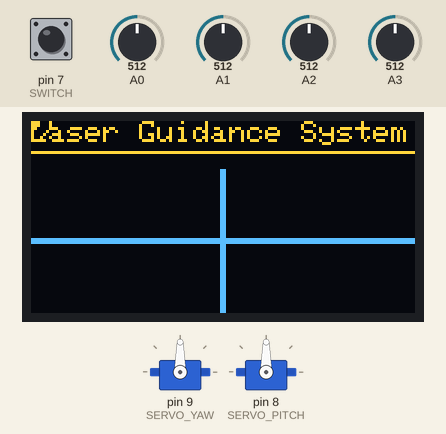
Simulated run of this sketch. Board: Arduino Uno, built with avr-gcc and run on an emulated ATmega328P. Parts: 2 × servo, 128×64 one-colour display. Inputs (shaded band) come from the test bench; at power-on: pin 7 (SWITCH) LOW, A0 = 512, A1 = 512, A2 = 512, A3 = 512. The OLED is the two-colour kind (top 16 rows yellow); what the sketch prints to the serial monitor is not drawn.

Above: at 72.5 s.

The sketch:

LaserGuidance_Mk_1.ino
```cpp
/**************************************************************************
File: LaserGuidance_Mk_1
Author: Richard McManus
Date: April, 2023
 **************************************************************************/

#include <SPI.h>
#include <Wire.h>
#include <Adafruit_GFX.h>
#include <Adafruit_SSD1306.h>
#include <Servo.h>
#include "opr5925.h"
#define SCREEN_WIDTH 128 // OLED display width, in pixels
#define SCREEN_HEIGHT 64 // OLED display height, in pixels
// Declaration for an SSD1306 display connected to I2C (SDA, SCL pins)
// The pins for I2C are defined by the Wire-library.
// On our Seeeduino SAMD21: A4(SDA), A5(SCL)
// On an arduino UNO:       A4(SDA), A5(SCL)
// On an arduino MEGA 2560: 20(SDA), 21(SCL)
// On an arduino LEONARDO:   2(SDA),  3(SCL), ...
#define OLED_RESET     -1 // Reset pin # (or -1 if sharing micro reset pin)
#define SCREEN_ADDRESS 0x3C ///< See datasheet for Address; 0x3D for 128x64, 0x3C for 128x32
#define PHOTO_1 A2 // First photodiode
#define PHOTO_2 A0
#define PHOTO_3 A1
#define PHOTO_4 A3
#define SERVO_YAW 9
#define SERVO_PITCH 8
#define SWITCH 7

Adafruit_SSD1306 display(SCREEN_WIDTH, SCREEN_HEIGHT, &Wire, OLED_RESET); // Initialize Display
opr5925 quad_photo(PHOTO_1, PHOTO_2, PHOTO_3, PHOTO_4);
Servo servo_yaw;
Servo servo_pitch;
void setup() {
  servo_yaw.attach(SERVO_YAW);
  servo_pitch.attach(SERVO_PITCH);
  servo_yaw.write(90);
  servo_pitch.write(90);
  pinMode(SWITCH, INPUT);
  Serial.begin(115200);

  // SSD1306_SWITCHCAPVCC = generate display voltage from 3.3V internally
  if(!display.begin(SSD1306_SWITCHCAPVCC, SCREEN_ADDRESS)) {
    Serial.println(F("SSD1306 allocation failed"));
    for(;;); // Don't proceed, loop forever
  }

  // Clear the buffer
  display.clearDisplay();
  quad_photo.zero(250);
}

int i = 0;
int j = 22;
float x;
float y;
int photo_1;
int photo_2;
int angle_yaw = 90;
int angle_pitch = 90;
int iterator = 0;

void loop() {
  quad_photo.update();
  display.clearDisplay();
  drawCrossHairs();
  drawHeader();
  x = quad_photo.get_x();
  y = quad_photo.get_y();
  display.drawCircle(x * (display.width() - 1), (y * (47)) + 16, 6, SSD1306_WHITE);
  display.fillCircle(x * (display.width() - 1), (y * (47)) + 16, 2, SSD1306_WHITE);
  display.display();
  Serial.print(x);
  Serial.print(",");
  Serial.println(y);

  if (iterator < 2*SAMPLES)
    iterator++;
  else{
    iterator = 0;
    if (digitalRead(SWITCH))
      adjust_heading(x,y);
    else {
      angle_yaw = 90;
      angle_pitch = 90;
      servo_yaw.write(angle_yaw);
      servo_pitch.write(angle_pitch);
    }
  }


}

void drawCrossHairs() {
  display.drawLine(63, 16, 63, display.height()-1, SSD1306_WHITE);
  display.drawLine(64, 16, 64, display.height()-1, SSD1306_WHITE);
  display.drawLine(0, 39, display.width()-1, 39, SSD1306_WHITE);
  display.drawLine(0, 40, display.width()-1, 40, SSD1306_WHITE);
}

void drawHeader() {
  display.setTextSize(1);
  display.setTextColor(SSD1306_WHITE);
  display.setCursor(0, 0);
  display.print(F("Laser Guidance System"));
  display.drawLine(0, 10, display.width()-1, 10, SSD1306_WHITE);
}

void adjust_heading(float x, float y) {
  if (x < 0.35){
    if (angle_yaw > 50){
      angle_yaw--;
      servo_yaw.write(angle_yaw);
    }
  }
  else if (x > 0.65){
    if (angle_yaw < 130){
      angle_yaw++;
      servo_yaw.write(angle_yaw);
    }
  }
    if (y < 0.35){
    if (angle_pitch < 130){
      angle_pitch++;
      servo_pitch.write(angle_pitch);
    }
  }
  else if (y > 0.65){
    if (angle_pitch > 50){
      angle_pitch--;
      servo_pitch.write(angle_pitch);
    }
  }
}
```

opr5925.cpp
```cpp
#include "opr5925.h"
#include "arduino.h"
opr5925::opr5925(int quad_1, int quad_2, int quad_3, int quad_4)
{
  _quad_pins[0] = quad_1;
  _quad_pins[1] = quad_2;
  _quad_pins[2] = quad_3;
  _quad_pins[3] = quad_4;
  int i;
  for(i=0; i<4; i++){
    pinMode(_quad_pins[i], INPUT);
  }
}
void opr5925::zero(int num_samples)
{
  int i=0;
  int j;
  int data;
  int zero_value;
  int sum[4] = {0,0,0,0};
  while(i< 4*SAMPLES + IGN_HIGH_SAMPLE + IGN_LOW_SAMPLE){
    update();
    i++;
    delay(20);
  }
  for(j = 0; j < num_samples; j++){
    update();
    delay(10);
    for(i=0; i<4; i++){
      int data = getData(i);
      sum[i] += data;
    }
  }
  for(i=0; i<4; i++){
    _zero_values[i] = sum[i]/num_samples;
  }
}
void opr5925::update()
{
  int i;
  int j;
  for(i=0; i<4; i++){
    int sum = 0;
    for(j=0; j<AVERAGE_SAMPLES; j++){
      sum += analogRead(_quad_pins[i]);
    }
    float data = sum/AVERAGE_SAMPLES;
    dataSampleSet[i][readIndex] = data;
  }
  if (readIndex == SAMPLES + IGN_HIGH_SAMPLE + IGN_LOW_SAMPLE - 1)
  {
    readIndex = 0;
  }
  else
  {
    readIndex++;
  }
}

float opr5925::getData(int i) // return fresh data from the moving average dataset
{
    float lastSmoothedData = smoothedData(i);
    float data = lastSmoothedData - _zero_values[i];
    float x = data / calFactor;
    return x;
}

float opr5925::get_x()
{
  float x;
  float quad_1 = getData(0);
  float quad_2 = getData(1);
  float quad_3 = getData(2);
  float quad_4 = getData(3);
  float right = quad_1 + quad_4;
  float total = quad_1 + quad_2 + quad_3 + quad_4;
//  if (total < 100) {
//    x = 0.5;
//  }
//  else{
  x = right/total;
//  }
  return x;
}


float opr5925::get_y()
{
  float y;
  float quad_1 = getData(0);
  float quad_2 = getData(1);
  float quad_3 = getData(2);
  float quad_4 = getData(3);
  float down = quad_3 + quad_4;
  float total = quad_1 + quad_2 + quad_3 + quad_4;
//   if (total < 100){
//    y = 0.5;
//   }
//   else {
  y = down/total;
//   }
  return y;
}

float opr5925::smoothedData(int i)
{
  long data = 0;
  uint8_t L = 1023; //Set initial low to high
  uint8_t H = 0; //Set initial high to low
  //for (uint8_t r = 0; r < DATA_SET; r++) {
  for (uint8_t r = 0; r < (SAMPLES + IGN_HIGH_SAMPLE + IGN_LOW_SAMPLE); r++)
  {
    if (L > dataSampleSet[i][r]) L = dataSampleSet[i][r]; // find lowest value
    if (H < dataSampleSet[i][r]) H = dataSampleSet[i][r]; // find highest value
    data += dataSampleSet[i][r];
  }

  int samples_removed = 0;
  if(IGN_LOW_SAMPLE)
  {
    data -= L; //remove lowest value
    samples_removed++;
  }
  if(IGN_HIGH_SAMPLE)
  {
    data -= H; //remove highest value
    samples_removed++;
  }

  data = data/(SAMPLES + IGN_HIGH_SAMPLE + IGN_LOW_SAMPLE - samples_removed);
  return data;
}
```

opr5925.h
```cpp
#ifndef OPR5925_H
#define OPR5925_H
#include <Arduino.h>
#include "config.h"

#define DATA_SET   SAMPLES + IGN_HIGH_SAMPLE + IGN_LOW_SAMPLE // total samples in memory
class opr5925 {
public:
  opr5925(int quad_1, int quad_2, int quad_3, int quad_4);
  void zero(int num_samples);
  void update();
  float getData(int i);
  float get_x();
  float get_y();
private:
  float smoothedData(int i);            //returns the smoothed data value calculated from the dataset
  float dataSampleSet[4][DATA_SET];
  int _quad_pins[4];
  int _zero_values[4] = {0,0,0,0};
  int current_data[4];
  int readIndex = 0;
  float calFactor = 1.0;            //calibration factor, the raw data is divided with this number
};
#endif
```

config.h
```cpp
//number of samples in moving average dataset, value must be 1, 2, 4, 8, 16, 32, 64 or 128.
#define SAMPLES           16   //default value: 16
#define AVERAGE_SAMPLES 500
//adds extra sample(s) to the dataset and ignore peak high/low sample, value must be 0 or 1.
#define IGN_HIGH_SAMPLE       1   //default value: 1
#define IGN_LOW_SAMPLE        1   //default value: 1
```
